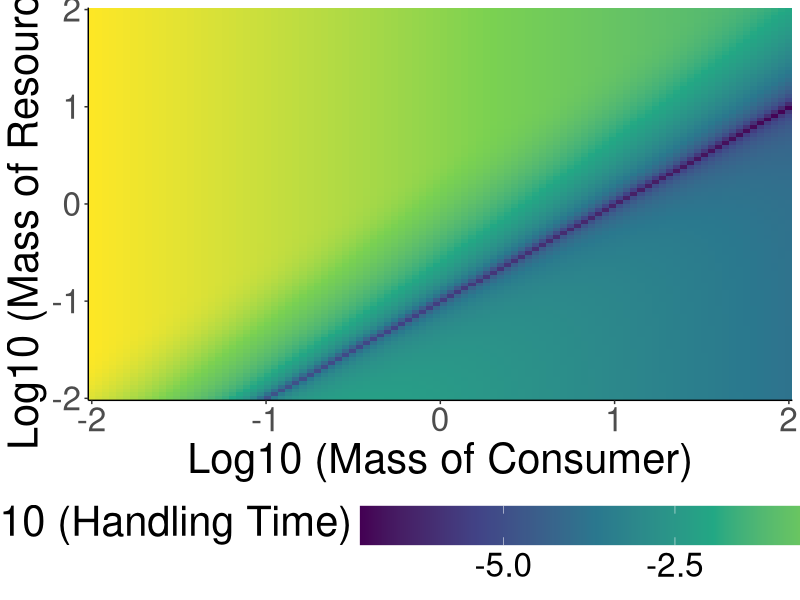
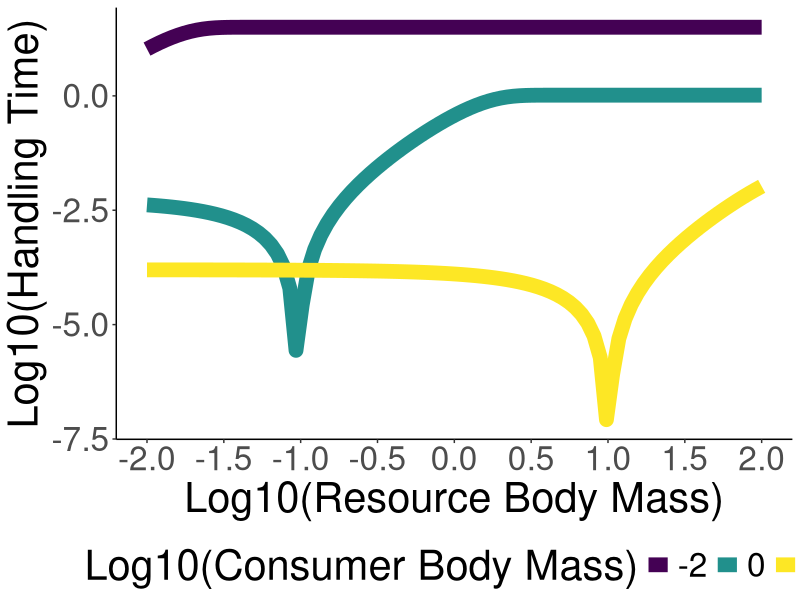
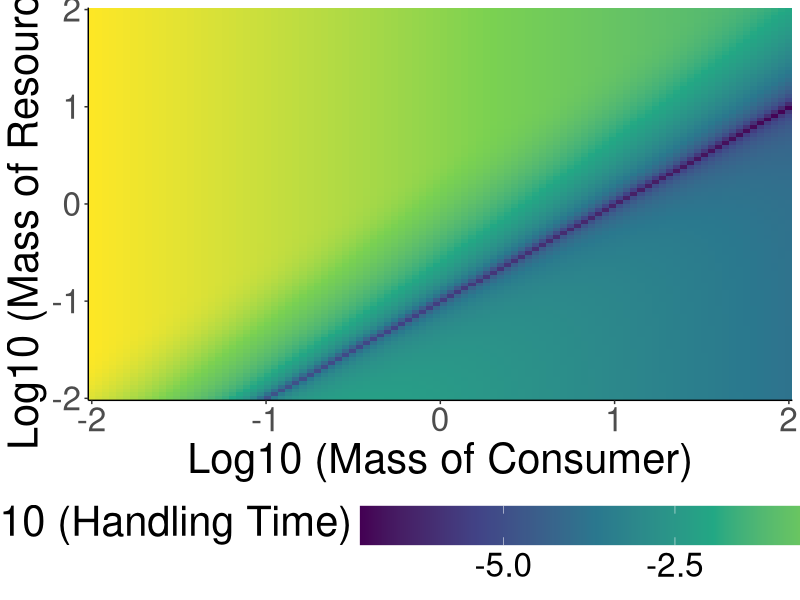
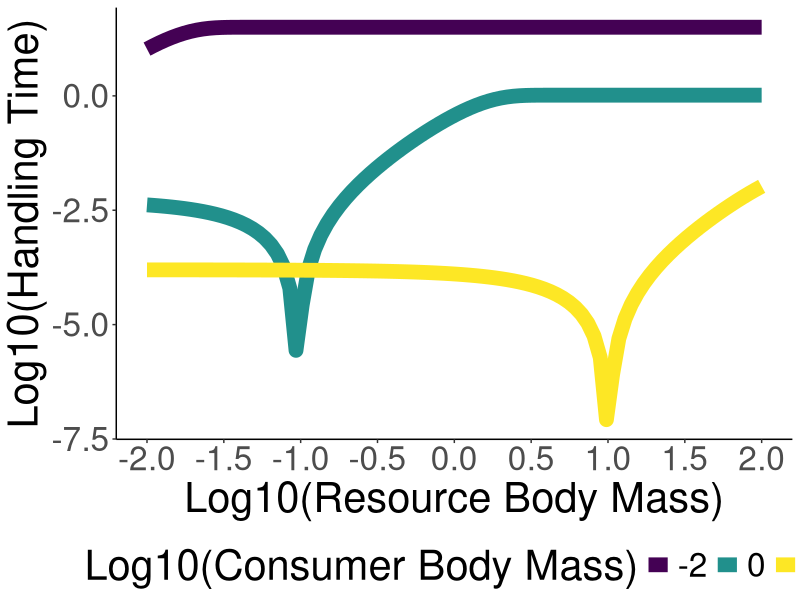

Here is the R script that generated these plots, in order:
#######################################
## Plot handling time changes with mass
#######################################

library(tidyverse)

gpath = "/home/ben/Documents/TangledMT/Paper/Figures/"
setwd(gpath)

H0 = 1
B = 0.75
Rp = 0.1
a = 1
c = 1
P0 = 1 ## Temperature constant (vary by taxa)
k = 8.6173*(10^-5) ## Boltzmann constant
T0 = 293.15 ## 0 celsius in Kelvin
E = 0 ## Activation energy

temp = 20 ## teperatures in celsius
masses = seq(log10(0.01), log10(100), length.out = 100)
masses = 10^masses
masses = expand.grid(masses, masses, temp) %>% rename("mi" = 1, "mj" = 2, "T" = 3)

calculateHandling = function(mi, mj, T) {

    Hij = H0*(mi^(-B))*(1-(a*exp(-(((mj/mi) - Rp)^2)/2*(c)^2)))*(exp(1)^(-E/(k*(T + T0))))

    return(Hij)

}

masses = masses %>% mutate(Hij = calculateHandling(mi, mj, T))

ggplot(masses, aes(log10(mi),log10(mj), fill = log10(Hij))) +
    geom_raster() +
    theme_classic() +
    scale_fill_viridis_c() +
    labs(x = "Log10 (Mass of Consumer)", y = "Log10 (Mass of Resource)", fill = "Log10 (Handling Time)") +
    theme(text = element_text(size = 30)) +
    scale_y_continuous(expand = c(0, 0)) +
    scale_x_continuous(expand = c(0, 0)) +
    theme(legend.position = "bottom",
    legend.key.size = unit(1, 'cm'), #change legend key size
    legend.key.height = unit(1, 'cm'), #change legend key height
    legend.key.width = unit(3, 'cm'),
    legend.title = element_text(vjust = 1))

ggsave(filename = "handlingTime.png", width = 10, height = 10)

## Plot figure with 3 different consumer masses
masses = masses %>% filter(mi %in% c(min(masses$mi), masses[nrow(masses)/2, ]$mj, max(masses$mi))) %>%
    mutate(label = case_when(mi == min(masses$mi) ~ "Small Consumer", mi == masses[nrow(masses)/2, ]$mj ~ "Medium Consumer",
    mi == max(masses$mi) ~ "Large Consumer"))

handlingTime = ggplot(masses, aes(log10(mj), log10(Hij), col = as.factor(round(log10(mi), 1)))) +
    geom_line(linewidth = 5) +
    theme_classic() +
    labs(x = "Log10(Resource Body Mass)", y = "Log10(Handling Time)", col = "Log10(Consumer Body Mass)") +
    theme(strip.background = element_blank(),
    strip.text.x = element_blank(),
    text = element_text(size = 30),
    legend.position = "bottom") +
    scale_x_continuous(n.breaks = 8) +
    scale_colour_viridis_d()

handlingTime

ggsave(filename = "indHandlingTime.pdf", plot = handlingTime,  width = 18, height = 10)
